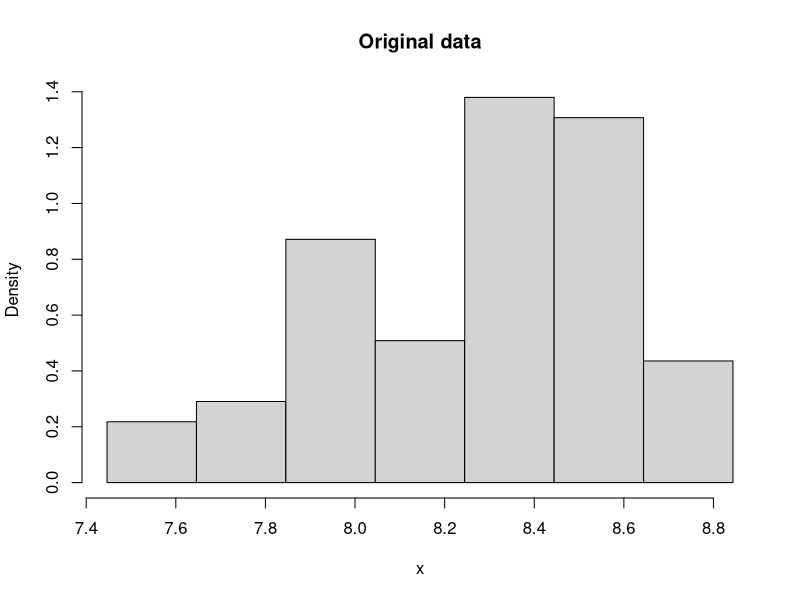
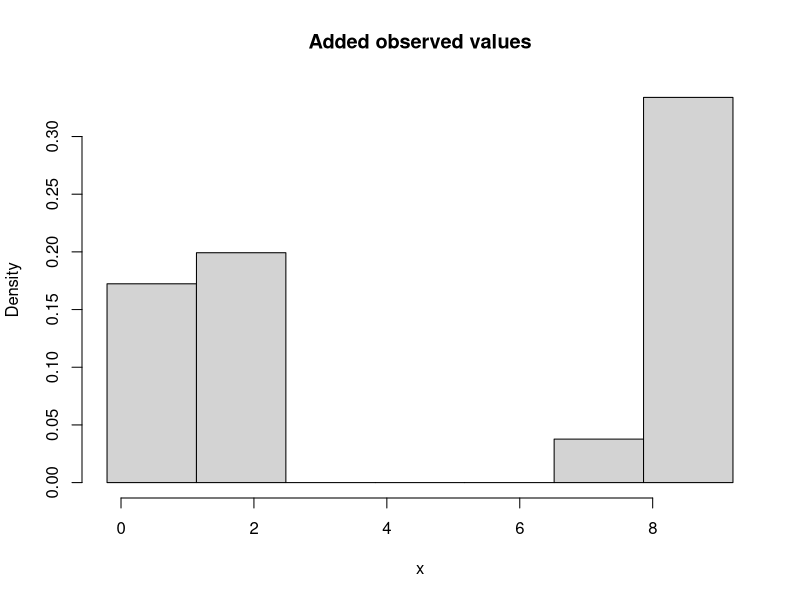
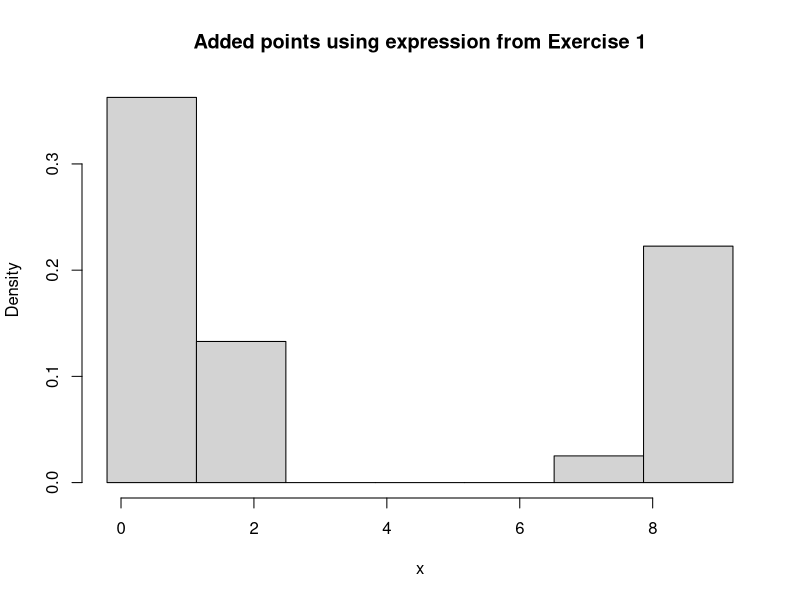
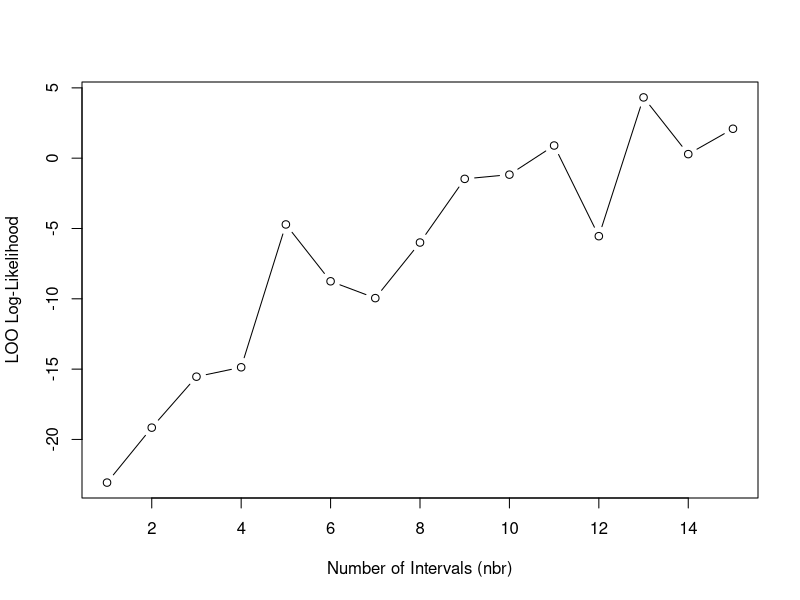
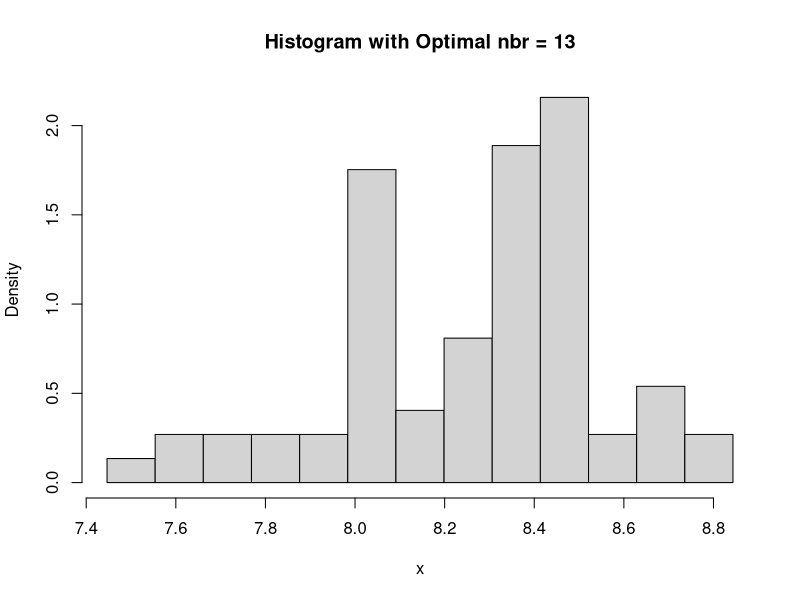
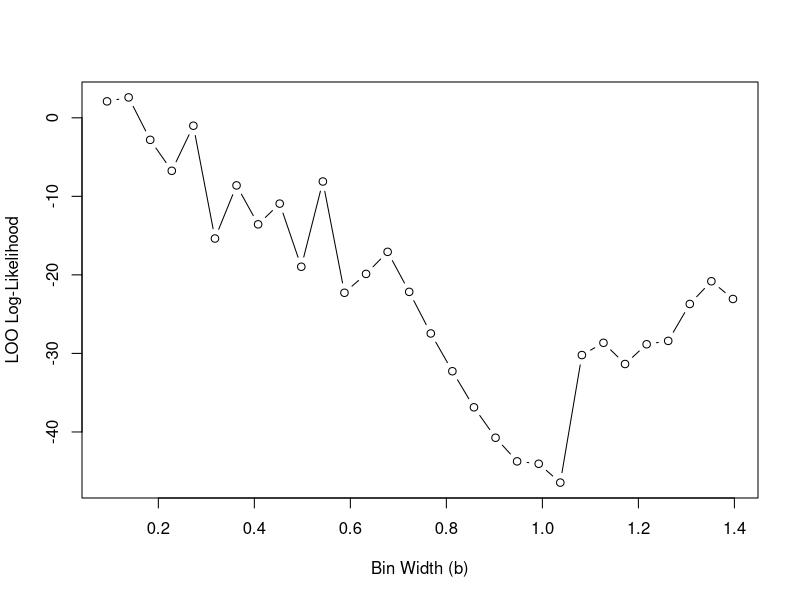
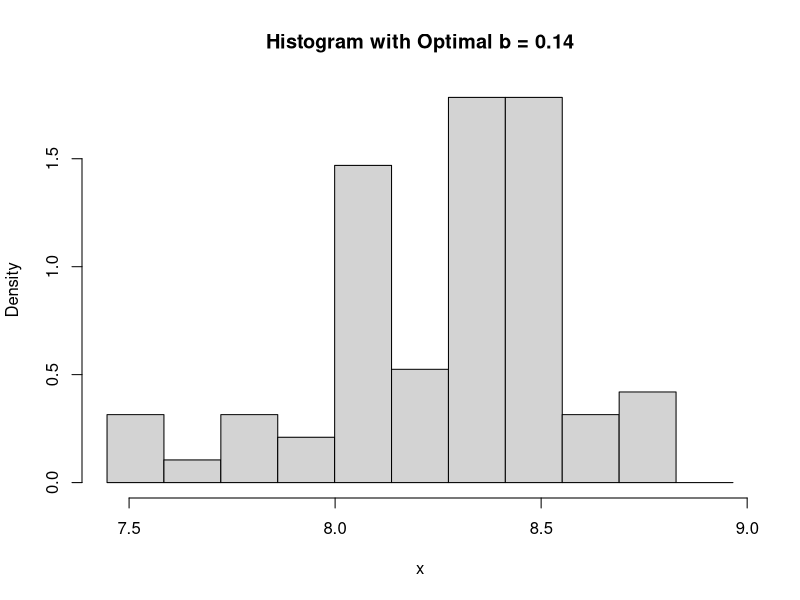

Here is the R script that generated these plots, in order:
## ---- chunk 1
# Read and transform x to numeric
df = read.table("cdrate.dat", col.names = c("x", "y"))
x = df["x"]
class(x) = "Numeric"
x = x$x

A <- min(x)-.05*diff(range(x))
Z <- max(x)+.05*diff(range(x))
nbr <- 7

# Define histogram and the function
hx <- hist(x,breaks=seq(A,Z,length=nbr+1),freq=F, main = "Original data")

hx_f <- stepfun(hx$breaks,c(0,hx$density,0))
## ---- chunk 2
# calculate observed values
observed_values = hx_f(x)

# add them to the histogram
all_data = append(x, observed_values)

A <- min(all_data)-.05*diff(range(all_data))
Z <- max(all_data)+.05*diff(range(all_data))
nbr <- 7

hx <- hist(all_data, breaks=seq(A,Z,length=nbr+1),freq=F, main = "Added observed values", xlab = "x")
## ---- chunk 3
leave_one_out_density <- function(data, nbr) {
  n <- length(data)
  loo_density <- numeric(n)  
  
  # Iterate over all points
  for (i in 1:n) {
    
    # Exclude one observation
    data_exclude <- data[-i]
    
    # Fit a new histogram finding new number of breaks
    A <- min(data_exclude)-.05*diff(range(data_exclude))
    Z <- max(data_exclude)+.05*diff(range(data_exclude))
    
    hist_obj <- hist(data_exclude, breaks=seq(A,Z,length=nbr+1), plot=F)
    
    # calculate density: number of points (count) in each interval / width 
    loo_density[i] <- sum(hist_obj$counts) / (n - 1) * (hist_obj$mids[2] - hist_obj$mids[1])
  }
  
  return(loo_density)
}

num_bins <- 7  

# Calculate leave-one-out density and add values the ones previously calculated
loo_density <- leave_one_out_density(x, 2)
all_data2 = append(all_data, loo_density)

# plot 
hx <- hist(all_data2, breaks=seq(A,Z,length=num_bins+1),freq=F, main = "Added points using expression from Exercise 1", xlab = "x")
## ---- chunk 4
leave_one_out_log_likelihood <- function(data) {
  n <- length(data)
  log_likelihoods <- numeric(n)  

  # remove one point, fit a normal distribution and calculate
  # probability distribution. Then, the log-likelihood
  for (i in 1:n) {
    # Leave one out
    data_loo <- data[-i]  
    
    mean_loo <- mean(data_loo)
    sd_loo <- sd(data_loo)
    
    left_out_point <- data[i]
    pdf_value <- dnorm(left_out_point, mean = mean_loo, sd = sd_loo)
    
    log_likelihoods[i] <- log(pdf_value)
  }
  
  # the log likelihood is the sum of all iterations
  return(sum(log_likelihoods))  
}

# Compute the leave-one-out log-likelihood
total_log_likelihood <- leave_one_out_log_likelihood(all_data2)
total_log_likelihood
## ---- chunk 5
A <- min(x) - 0.05 * diff(range(x))
Z <- max(x) + 0.05 * diff(range(x))

nbr_values <- seq(1, 15)
looCV_log_lik <- numeric(length(nbr_values))

for (i in 1:length(nbr_values)) {
    nbr <- nbr_values[i]
    hx <- hist(x, breaks = seq(A, Z, length = nbr + 1), plot = FALSE)
    hx_f <- stepfun(hx$breaks, c(0, hx$density, 0))
    
    # Compute the leave-one-out log-likelihood
    loo_log_lik <- sum(log(hx_f(x)[hx_f(x) > 0]))
    looCV_log_lik[i] <- loo_log_lik
}

plot(nbr_values, looCV_log_lik, type = "b", xlab = "Number of Intervals (nbr)", ylab = "LOO Log-Likelihood")
optimal_nbr <- nbr_values[which.max(looCV_log_lik)]

hx_optimal <- hist(x, breaks = seq(A, Z, length = optimal_nbr + 1), plot = FALSE)
plot(hx_optimal, freq = FALSE, main = paste("Histogram with Optimal nbr =", optimal_nbr))


## ---- chunk 6
b_values <- seq((Z - A) / 15, (Z - A) / 1, length = 30)

looCV_log_lik_b <- numeric(length(b_values))

for (i in 1:length(b_values)) {
    b <- b_values[i]
    hx <- hist(x, breaks = seq(A, Z + b, by = b), plot = FALSE)
    hx_f <- stepfun(hx$breaks, c(0, hx$density, 0))
    
    # Compute the leave-one-out log-likelihood
    loo_log_lik <- sum(log(hx_f(x)[hx_f(x) > 0]))
    looCV_log_lik_b[i] <- loo_log_lik
}


plot(b_values, looCV_log_lik_b, type = "b", xlab = "Bin Width (b)", ylab = "LOO Log-Likelihood")
optimal_b <- b_values[which.max(looCV_log_lik_b)]

hx_optimal_b <- hist(x, breaks = seq(A, Z + optimal_b, by = optimal_b), plot = FALSE)
plot(hx_optimal_b, freq = FALSE, main = paste("Histogram with Optimal b =", round(optimal_b, 2)))
